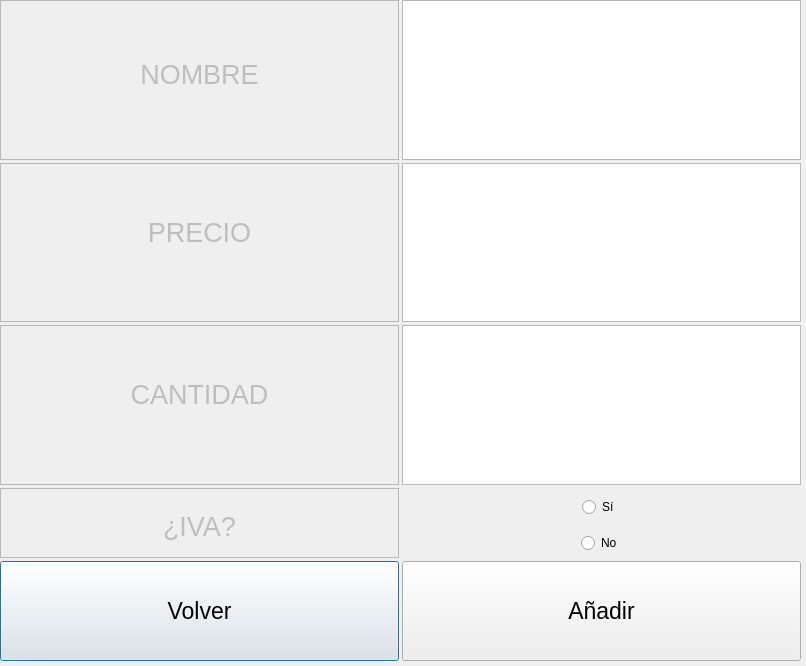
<?xml version="1.0" encoding="UTF-8"?>
<ui version="4.0">
 <class>Dialog</class>
 <widget class="QDialog" name="Dialog">
  <property name="geometry">
   <rect>
    <x>0</x>
    <y>0</y>
    <width>806</width>
    <height>666</height>
   </rect>
  </property>
  <property name="windowTitle">
   <string>Dialog</string>
  </property>
  <property name="sizeGripEnabled">
   <bool>false</bool>
  </property>
  <widget class="QWidget" name="gridLayoutWidget">
   <property name="geometry">
    <rect>
     <x>0</x>
     <y>0</y>
     <width>801</width>
     <height>661</height>
    </rect>
   </property>
   <layout class="QGridLayout" name="gridLayout">
    <property name="spacing">
     <number>3</number>
    </property>
    <item row="2" column="0">
     <widget class="QTextEdit" name="textoCantidad">
      <property name="enabled">
       <bool>false</bool>
      </property>
      <property name="minimumSize">
       <size>
        <width>0</width>
        <height>100</height>
       </size>
      </property>
      <property name="html">
       <string>&lt;!DOCTYPE HTML PUBLIC &quot;-//W3C//DTD HTML 4.0//EN&quot; &quot;http://www.w3.org/TR/REC-html40/strict.dtd&quot;&gt;
&lt;html&gt;&lt;head&gt;&lt;meta name=&quot;qrichtext&quot; content=&quot;1&quot; /&gt;&lt;style type=&quot;text/css&quot;&gt;
p, li { white-space: pre-wrap; }
&lt;/style&gt;&lt;/head&gt;&lt;body style=&quot; font-family:'Ubuntu'; font-size:11pt; font-weight:400; font-style:normal;&quot;&gt;
&lt;p align=&quot;center&quot; style=&quot;-qt-paragraph-type:empty; margin-top:0px; margin-bottom:0px; margin-left:0px; margin-right:0px; -qt-block-indent:0; text-indent:0px;&quot;&gt;&lt;br /&gt;&lt;/p&gt;
&lt;p align=&quot;center&quot; style=&quot;-qt-paragraph-type:empty; margin-top:0px; margin-bottom:0px; margin-left:0px; margin-right:0px; -qt-block-indent:0; text-indent:0px; font-size:20pt;&quot;&gt;&lt;br /&gt;&lt;/p&gt;
&lt;p align=&quot;center&quot; style=&quot; margin-top:0px; margin-bottom:0px; margin-left:0px; margin-right:0px; -qt-block-indent:0; text-indent:0px;&quot;&gt;&lt;span style=&quot; font-size:20pt;&quot;&gt;CANTIDAD&lt;/span&gt;&lt;/p&gt;&lt;/body&gt;&lt;/html&gt;</string>
      </property>
     </widget>
    </item>
    <item row="3" column="1" alignment="Qt::AlignHCenter">
     <widget class="QRadioButton" name="radioSi">
      <property name="text">
       <string>Sí</string>
      </property>
     </widget>
    </item>
    <item row="4" column="1" alignment="Qt::AlignHCenter">
     <widget class="QRadioButton" name="radioNo">
      <property name="text">
       <string>No</string>
      </property>
     </widget>
    </item>
    <item row="5" column="0">
     <widget class="QPushButton" name="botonVolver">
      <property name="minimumSize">
       <size>
        <width>0</width>
        <height>100</height>
       </size>
      </property>
      <property name="font">
       <font>
        <pointsize>17</pointsize>
       </font>
      </property>
      <property name="text">
       <string>Volver</string>
      </property>
     </widget>
    </item>
    <item row="0" column="1">
     <widget class="QTextEdit" name="campoTextoNombre">
      <property name="minimumSize">
       <size>
        <width>0</width>
        <height>100</height>
       </size>
      </property>
      <property name="font">
       <font>
        <pointsize>17</pointsize>
       </font>
      </property>
      <property name="acceptDrops">
       <bool>false</bool>
      </property>
     </widget>
    </item>
    <item row="5" column="1">
     <widget class="QPushButton" name="botonAnadir">
      <property name="minimumSize">
       <size>
        <width>0</width>
        <height>100</height>
       </size>
      </property>
      <property name="font">
       <font>
        <pointsize>17</pointsize>
       </font>
      </property>
      <property name="text">
       <string>Añadir</string>
      </property>
     </widget>
    </item>
    <item row="1" column="0">
     <widget class="QTextEdit" name="textoPrecio">
      <property name="enabled">
       <bool>false</bool>
      </property>
      <property name="minimumSize">
       <size>
        <width>0</width>
        <height>100</height>
       </size>
      </property>
      <property name="html">
       <string>&lt;!DOCTYPE HTML PUBLIC &quot;-//W3C//DTD HTML 4.0//EN&quot; &quot;http://www.w3.org/TR/REC-html40/strict.dtd&quot;&gt;
&lt;html&gt;&lt;head&gt;&lt;meta name=&quot;qrichtext&quot; content=&quot;1&quot; /&gt;&lt;style type=&quot;text/css&quot;&gt;
p, li { white-space: pre-wrap; }
&lt;/style&gt;&lt;/head&gt;&lt;body style=&quot; font-family:'Ubuntu'; font-size:11pt; font-weight:400; font-style:normal;&quot;&gt;
&lt;p align=&quot;center&quot; style=&quot;-qt-paragraph-type:empty; margin-top:0px; margin-bottom:0px; margin-left:0px; margin-right:0px; -qt-block-indent:0; text-indent:0px;&quot;&gt;&lt;br /&gt;&lt;/p&gt;
&lt;p align=&quot;center&quot; style=&quot;-qt-paragraph-type:empty; margin-top:0px; margin-bottom:0px; margin-left:0px; margin-right:0px; -qt-block-indent:0; text-indent:0px; font-size:20pt;&quot;&gt;&lt;br /&gt;&lt;/p&gt;
&lt;p align=&quot;center&quot; style=&quot; margin-top:0px; margin-bottom:0px; margin-left:0px; margin-right:0px; -qt-block-indent:0; text-indent:0px;&quot;&gt;&lt;span style=&quot; font-size:20pt;&quot;&gt;PRECIO&lt;/span&gt;&lt;/p&gt;&lt;/body&gt;&lt;/html&gt;</string>
      </property>
     </widget>
    </item>
    <item row="2" column="1">
     <widget class="QTextEdit" name="campoTextoCantidad">
      <property name="minimumSize">
       <size>
        <width>0</width>
        <height>100</height>
       </size>
      </property>
      <property name="font">
       <font>
        <pointsize>17</pointsize>
       </font>
      </property>
      <property name="acceptDrops">
       <bool>false</bool>
      </property>
      <property name="autoFillBackground">
       <bool>false</bool>
      </property>
      <property name="inputMethodHints">
       <set>Qt::ImhDigitsOnly</set>
      </property>
     </widget>
    </item>
    <item row="0" column="0">
     <widget class="QTextEdit" name="textoNombre">
      <property name="enabled">
       <bool>false</bool>
      </property>
      <property name="minimumSize">
       <size>
        <width>0</width>
        <height>100</height>
       </size>
      </property>
      <property name="html">
       <string>&lt;!DOCTYPE HTML PUBLIC &quot;-//W3C//DTD HTML 4.0//EN&quot; &quot;http://www.w3.org/TR/REC-html40/strict.dtd&quot;&gt;
&lt;html&gt;&lt;head&gt;&lt;meta name=&quot;qrichtext&quot; content=&quot;1&quot; /&gt;&lt;style type=&quot;text/css&quot;&gt;
p, li { white-space: pre-wrap; }
&lt;/style&gt;&lt;/head&gt;&lt;body style=&quot; font-family:'Ubuntu'; font-size:11pt; font-weight:400; font-style:normal;&quot;&gt;
&lt;p align=&quot;center&quot; style=&quot;-qt-paragraph-type:empty; margin-top:0px; margin-bottom:0px; margin-left:0px; margin-right:0px; -qt-block-indent:0; text-indent:0px;&quot;&gt;&lt;br /&gt;&lt;/p&gt;
&lt;p align=&quot;center&quot; style=&quot;-qt-paragraph-type:empty; margin-top:0px; margin-bottom:0px; margin-left:0px; margin-right:0px; -qt-block-indent:0; text-indent:0px;&quot;&gt;&lt;br /&gt;&lt;/p&gt;
&lt;p align=&quot;center&quot; style=&quot;-qt-paragraph-type:empty; margin-top:0px; margin-bottom:0px; margin-left:0px; margin-right:0px; -qt-block-indent:0; text-indent:0px;&quot;&gt;&lt;br /&gt;&lt;/p&gt;
&lt;p align=&quot;center&quot; style=&quot; margin-top:0px; margin-bottom:0px; margin-left:0px; margin-right:0px; -qt-block-indent:0; text-indent:0px;&quot;&gt;&lt;span style=&quot; font-size:20pt;&quot;&gt;NOMBRE&lt;/span&gt;&lt;/p&gt;&lt;/body&gt;&lt;/html&gt;</string>
      </property>
      <property name="placeholderText">
       <string/>
      </property>
     </widget>
    </item>
    <item row="1" column="1">
     <widget class="QTextEdit" name="campoTextoPrecio">
      <property name="minimumSize">
       <size>
        <width>0</width>
        <height>100</height>
       </size>
      </property>
      <property name="font">
       <font>
        <pointsize>17</pointsize>
       </font>
      </property>
      <property name="acceptDrops">
       <bool>false</bool>
      </property>
      <property name="inputMethodHints">
       <set>Qt::ImhDigitsOnly</set>
      </property>
     </widget>
    </item>
    <item row="3" column="0" rowspan="2">
     <widget class="QTextEdit" name="textoIva">
      <property name="enabled">
       <bool>false</bool>
      </property>
      <property name="minimumSize">
       <size>
        <width>0</width>
        <height>70</height>
       </size>
      </property>
      <property name="html">
       <string>&lt;!DOCTYPE HTML PUBLIC &quot;-//W3C//DTD HTML 4.0//EN&quot; &quot;http://www.w3.org/TR/REC-html40/strict.dtd&quot;&gt;
&lt;html&gt;&lt;head&gt;&lt;meta name=&quot;qrichtext&quot; content=&quot;1&quot; /&gt;&lt;style type=&quot;text/css&quot;&gt;
p, li { white-space: pre-wrap; }
&lt;/style&gt;&lt;/head&gt;&lt;body style=&quot; font-family:'Ubuntu'; font-size:11pt; font-weight:400; font-style:normal;&quot;&gt;
&lt;p align=&quot;center&quot; style=&quot;-qt-paragraph-type:empty; margin-top:0px; margin-bottom:0px; margin-left:0px; margin-right:0px; -qt-block-indent:0; text-indent:0px;&quot;&gt;&lt;br /&gt;&lt;/p&gt;
&lt;p align=&quot;center&quot; style=&quot; margin-top:0px; margin-bottom:0px; margin-left:0px; margin-right:0px; -qt-block-indent:0; text-indent:0px;&quot;&gt;&lt;span style=&quot; font-size:20pt;&quot;&gt;¿IVA?&lt;/span&gt;&lt;/p&gt;&lt;/body&gt;&lt;/html&gt;</string>
      </property>
     </widget>
    </item>
   </layout>
  </widget>
 </widget>
 <resources/>
 <connections/>
</ui>
